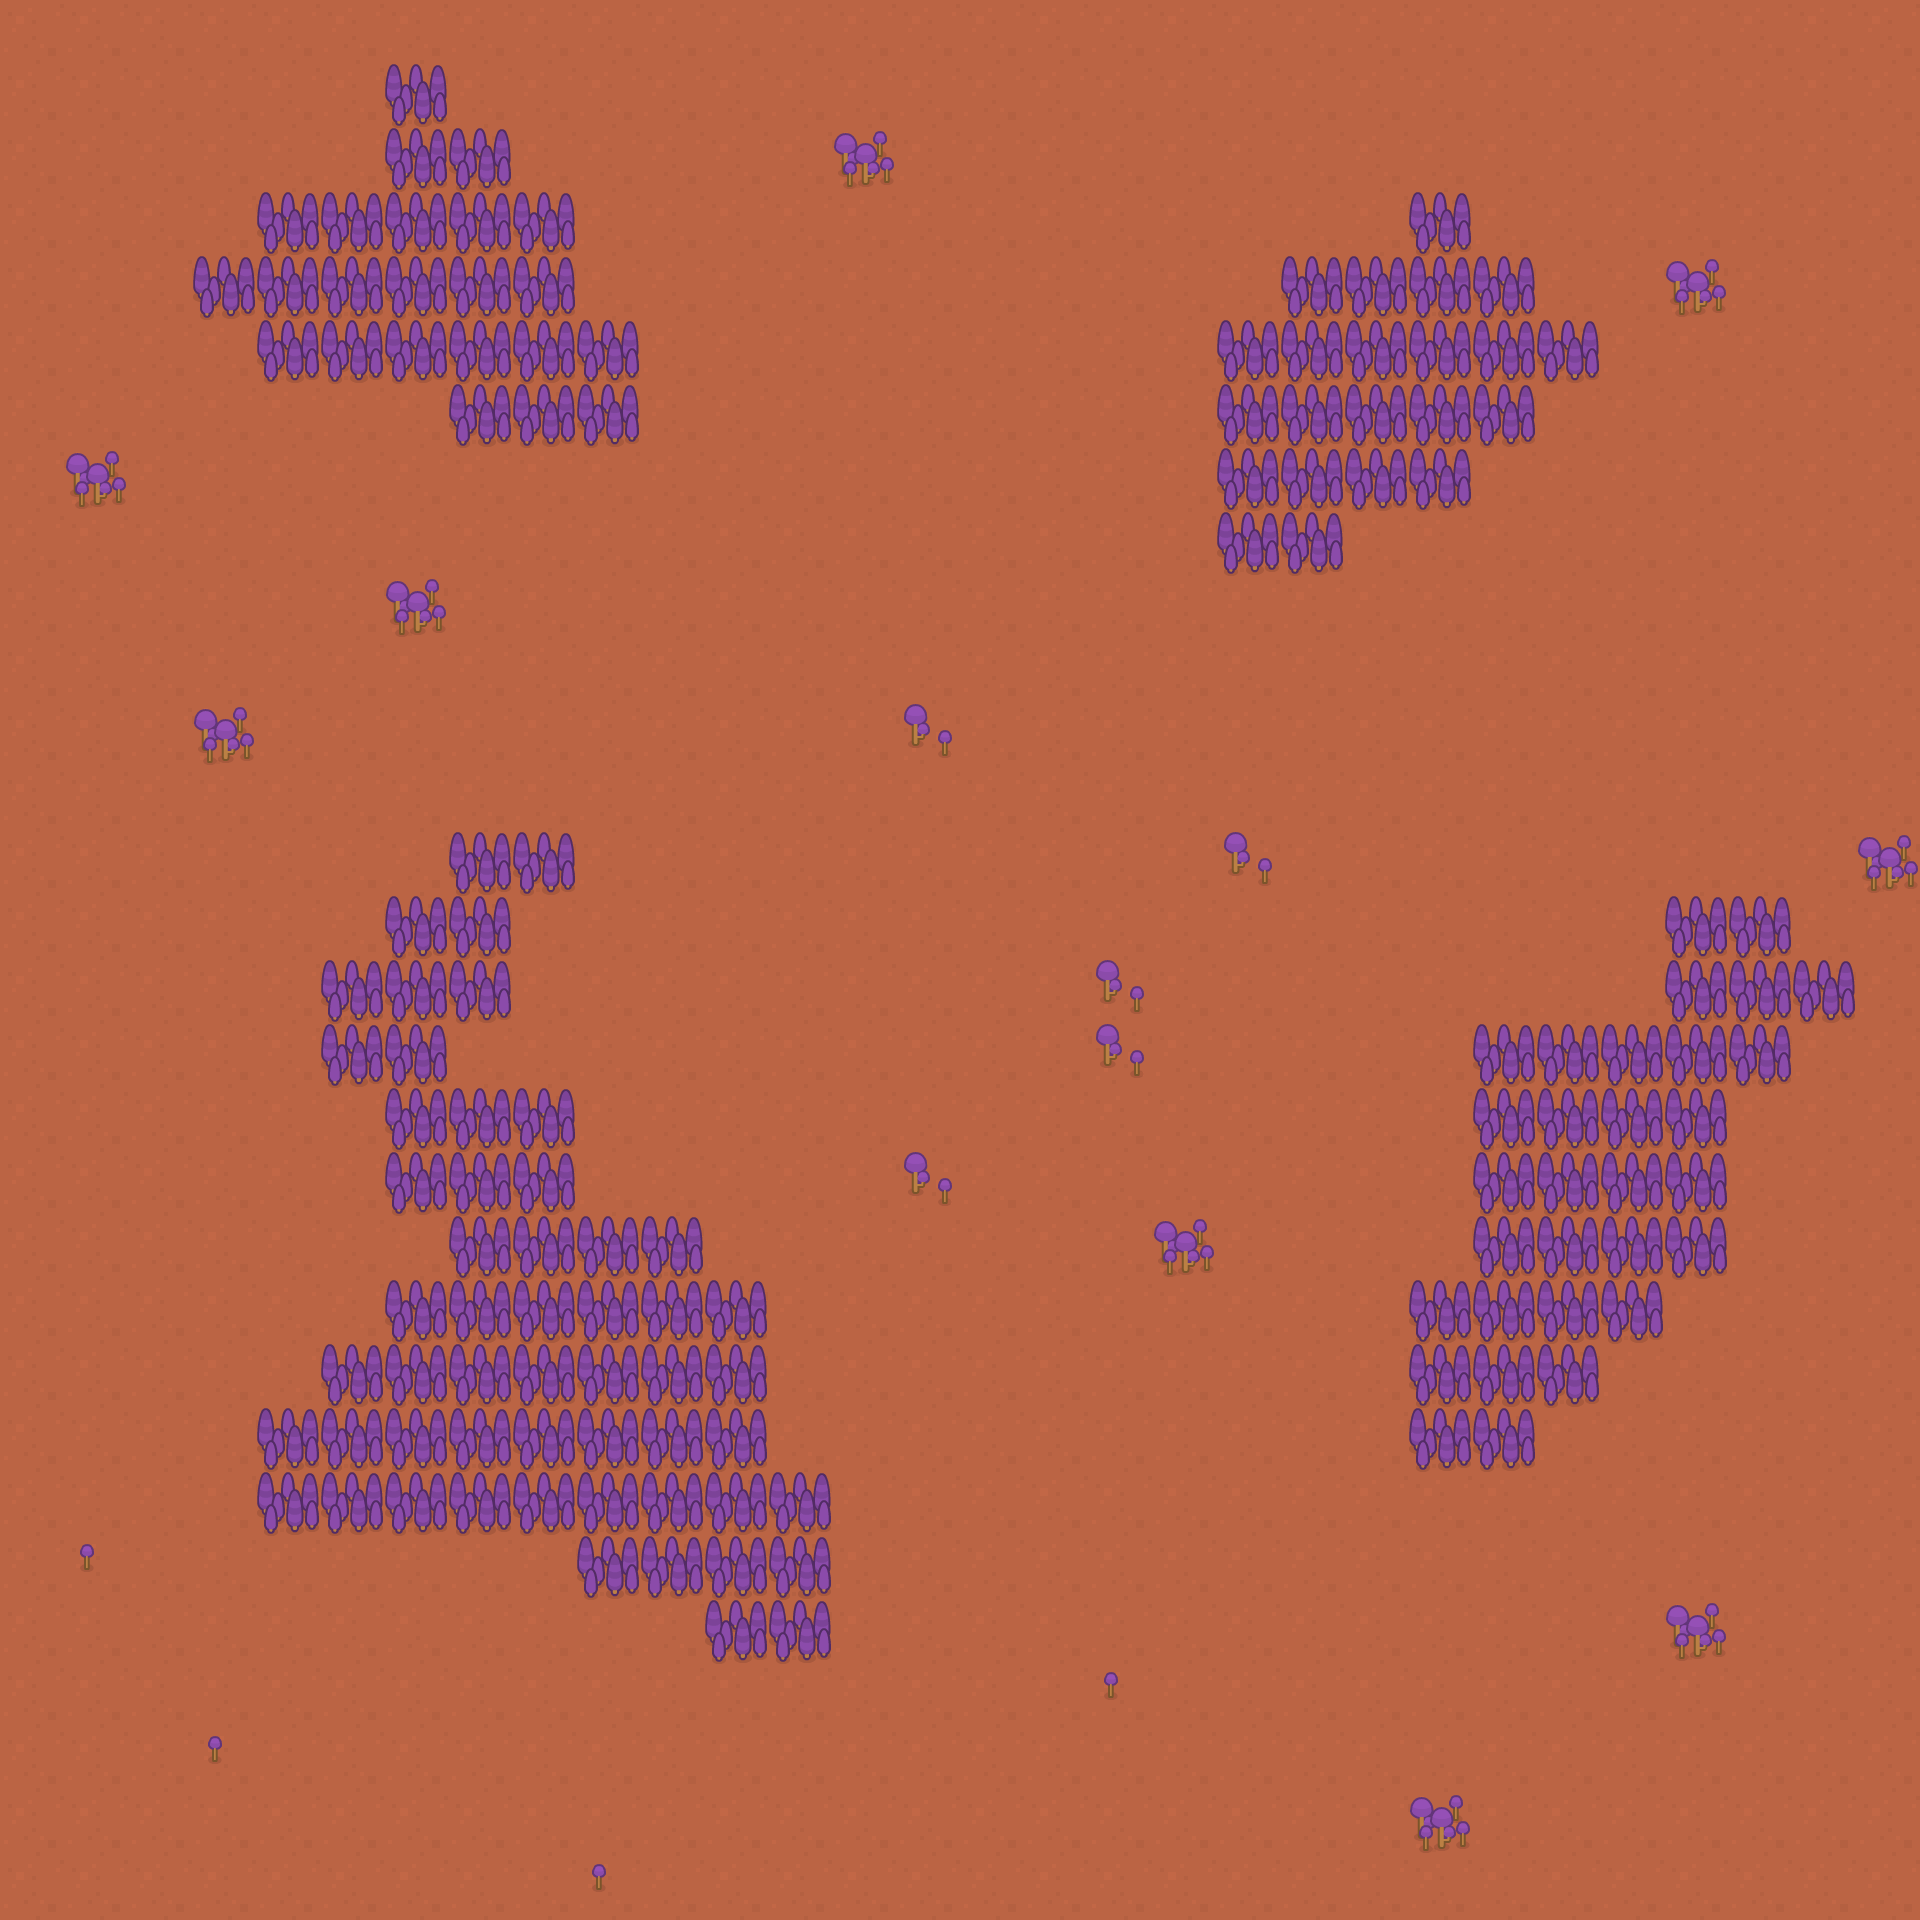

Below is a game level as drawn by its tile map, then a one-line description and the .tmx file that defines it, in full:
An orthogonal 30x30 tile map with 64x64 px tiles, 1 tile layer (walkable_layer).

<map version="1.2" tiledversion="1.2.1" orientation="orthogonal" renderorder="right-down" width="30" height="30" tilewidth="64" tileheight="64" infinite="0" nextlayerid="4" nextobjectid="1">
 <tileset firstgid="1" name="scifi_tilesheet" tilewidth="64" tileheight="64" spacing="2" margin="1" tilecount="126" columns="18">
  <image source="scifi_tilesheet.png" trans="ff00ff" width="1188" height="462" />
  <tile id="20">
   <properties>
    <property name="collidable" type="bool" value="true" />
   </properties>
  </tile>
  <tile id="21">
   <properties>
    <property name="collidable" type="bool" value="true" />
   </properties>
  </tile>
  <tile id="38">
   <properties>
    <property name="collidable" type="bool" value="true" />
   </properties>
  </tile>
  <tile id="39">
   <properties>
    <property name="collidable" type="bool" value="true" />
   </properties>
  </tile>
 </tileset>
 <layer id="1" name="walkable_layer" width="30" height="30">
  <data encoding="csv">
1,1,1,1,1,1,1,1,1,1,1,1,1,1,1,1,1,1,1,1,1,1,1,1,1,1,1,1,1,1,
1,1,1,1,1,1,22,1,1,1,1,1,1,1,1,1,1,1,1,1,1,1,1,1,1,1,1,1,1,1,
1,1,1,1,1,1,22,22,1,1,1,1,1,40,1,1,1,1,1,1,1,1,1,1,1,1,1,1,1,1,
1,1,1,1,22,22,22,22,22,1,1,1,1,1,1,1,1,1,1,1,1,1,22,1,1,1,1,1,1,1,
1,1,1,22,22,22,22,22,22,1,1,1,1,1,1,1,1,1,1,1,22,22,22,22,1,1,40,1,1,1,
1,1,1,1,22,22,22,22,22,22,1,1,1,1,1,1,1,1,1,22,22,22,22,22,22,1,1,1,1,1,
1,1,1,1,1,1,1,22,22,22,1,1,1,1,1,1,1,1,1,22,22,22,22,22,1,1,1,1,1,1,
1,40,1,1,1,1,1,1,1,1,1,1,1,1,1,1,1,1,1,22,22,22,22,1,1,1,1,1,1,1,
1,1,1,1,1,1,1,1,1,1,1,1,1,1,1,1,1,1,1,22,22,1,1,1,1,1,1,1,1,1,
1,1,1,1,1,1,40,1,1,1,1,1,1,1,1,1,1,1,1,1,1,1,1,1,1,1,1,1,1,1,
1,1,1,1,1,1,1,1,1,1,1,1,1,1,1,1,1,1,1,1,1,1,1,1,1,1,1,1,1,1,
1,1,1,40,1,1,1,1,1,1,1,1,1,1,38,1,1,1,1,1,1,1,1,1,1,1,1,1,1,1,
1,1,1,1,1,1,1,1,1,1,1,1,1,1,1,1,1,1,1,1,1,1,1,1,1,1,1,1,1,1,
1,1,1,1,1,1,1,22,22,1,1,1,1,1,1,1,1,1,1,38,1,1,1,1,1,1,1,1,1,40,
1,1,1,1,1,1,22,22,1,1,1,1,1,1,1,1,1,1,1,1,1,1,1,1,1,1,22,22,1,1,
1,1,1,1,1,22,22,22,1,1,1,1,1,1,1,1,1,38,1,1,1,1,1,1,1,1,22,22,22,1,
1,1,1,1,1,22,22,1,1,1,1,1,1,1,1,1,1,38,1,1,1,1,1,22,22,22,22,22,1,1,
1,1,1,1,1,1,22,22,22,1,1,1,1,1,1,1,1,1,1,1,1,1,1,22,22,22,22,1,1,1,
1,1,1,1,1,1,22,22,22,1,1,1,1,1,38,1,1,1,1,1,1,1,1,22,22,22,22,1,1,1,
1,1,1,1,1,1,1,22,22,22,22,1,1,1,1,1,1,1,40,1,1,1,1,22,22,22,22,1,1,1,
1,1,1,1,1,1,22,22,22,22,22,22,1,1,1,1,1,1,1,1,1,1,22,22,22,22,1,1,1,1,
1,1,1,1,1,22,22,22,22,22,22,22,1,1,1,1,1,1,1,1,1,1,22,22,22,1,1,1,1,1,
1,1,1,1,22,22,22,22,22,22,22,22,1,1,1,1,1,1,1,1,1,1,22,22,1,1,1,1,1,1,
1,1,1,1,22,22,22,22,22,22,22,22,22,1,1,1,1,1,1,1,1,1,1,1,1,1,1,1,1,1,
1,37,1,1,1,1,1,1,1,22,22,22,22,1,1,1,1,1,1,1,1,1,1,1,1,1,1,1,1,1,
1,1,1,1,1,1,1,1,1,1,1,22,22,1,1,1,1,1,1,1,1,1,1,1,1,1,40,1,1,1,
1,1,1,1,1,1,1,1,1,1,1,1,1,1,1,1,1,37,1,1,1,1,1,1,1,1,1,1,1,1,
1,1,1,37,1,1,1,1,1,1,1,1,1,1,1,1,1,1,1,1,1,1,1,1,1,1,1,1,1,1,
1,1,1,1,1,1,1,1,1,1,1,1,1,1,1,1,1,1,1,1,1,1,40,1,1,1,1,1,1,1,
1,1,1,1,1,1,1,1,1,37,1,1,1,1,1,1,1,1,1,1,1,1,1,1,1,1,1,1,1,1
</data>
 </layer>
</map>
